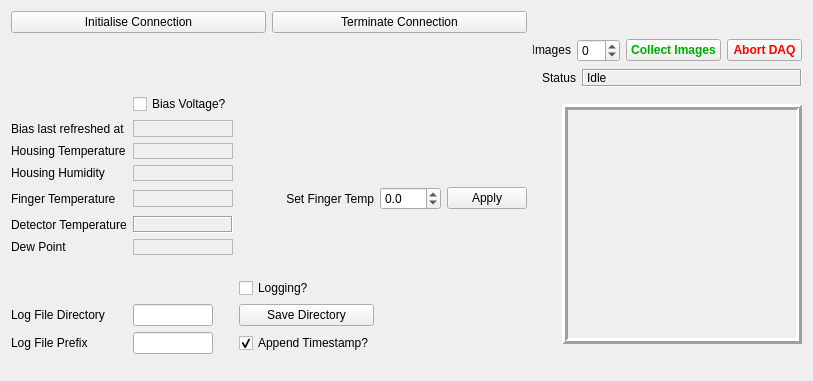
<?xml version="1.0" encoding="UTF-8"?>
<ui version="4.0">
 <class>DetectorControlForm</class>
 <widget class="QWidget" name="DetectorControlForm">
  <property name="geometry">
   <rect>
    <x>0</x>
    <y>0</y>
    <width>806</width>
    <height>381</height>
   </rect>
  </property>
  <property name="windowTitle">
   <string>Form</string>
  </property>
  <layout class="QGridLayout" name="gridLayout">
   <item row="4" column="3">
    <spacer name="horizontalSpacer">
     <property name="orientation">
      <enum>Qt::Horizontal</enum>
     </property>
     <property name="sizeHint" stdset="0">
      <size>
       <width>40</width>
       <height>20</height>
      </size>
     </property>
    </spacer>
   </item>
   <item row="3" column="12">
    <layout class="QHBoxLayout" name="horizontalLayout_5">
     <item>
      <widget class="QLabel" name="dewPointLabel_2">
       <property name="sizePolicy">
        <sizepolicy hsizetype="Minimum" vsizetype="Fixed">
         <horstretch>0</horstretch>
         <verstretch>0</verstretch>
        </sizepolicy>
       </property>
       <property name="minimumSize">
        <size>
         <width>25</width>
         <height>0</height>
        </size>
       </property>
       <property name="text">
        <string>Status</string>
       </property>
       <property name="alignment">
        <set>Qt::AlignRight|Qt::AlignTrailing|Qt::AlignVCenter</set>
       </property>
      </widget>
     </item>
     <item>
      <widget class="QLabel" name="state">
       <property name="sizePolicy">
        <sizepolicy hsizetype="Minimum" vsizetype="Fixed">
         <horstretch>0</horstretch>
         <verstretch>0</verstretch>
        </sizepolicy>
       </property>
       <property name="minimumSize">
        <size>
         <width>220</width>
         <height>18</height>
        </size>
       </property>
       <property name="frameShape">
        <enum>QFrame::Box</enum>
       </property>
       <property name="frameShadow">
        <enum>QFrame::Sunken</enum>
       </property>
       <property name="text">
        <string>Idle</string>
       </property>
      </widget>
     </item>
    </layout>
   </item>
   <item row="4" column="1" colspan="2">
    <layout class="QGridLayout" name="gridLayout_3">
     <item row="4" column="3">
      <widget class="QDoubleSpinBox" name="setFingerTemperature">
       <property name="focusPolicy">
        <enum>Qt::WheelFocus</enum>
       </property>
       <property name="decimals">
        <number>1</number>
       </property>
       <property name="minimum">
        <double>-273.100000000000023</double>
       </property>
       <property name="maximum">
        <double>30.000000000000000</double>
       </property>
      </widget>
     </item>
     <item row="4" column="4">
      <widget class="QPushButton" name="setFingerTemperatureButton">
       <property name="text">
        <string>Apply</string>
       </property>
      </widget>
     </item>
     <item row="8" column="0">
      <spacer name="verticalSpacer_2">
       <property name="orientation">
        <enum>Qt::Vertical</enum>
       </property>
       <property name="sizeHint" stdset="0">
        <size>
         <width>20</width>
         <height>40</height>
        </size>
       </property>
      </spacer>
     </item>
     <item row="4" column="2">
      <widget class="QLabel" name="setFingerTemperatureLabel">
       <property name="text">
        <string>Set Finger Temp</string>
       </property>
       <property name="alignment">
        <set>Qt::AlignRight|Qt::AlignTrailing|Qt::AlignVCenter</set>
       </property>
      </widget>
     </item>
     <item row="1" column="0">
      <widget class="QLabel" name="biasLastRefreshedLabel">
       <property name="minimumSize">
        <size>
         <width>106</width>
         <height>17</height>
        </size>
       </property>
       <property name="text">
        <string>Bias last refreshed at</string>
       </property>
      </widget>
     </item>
     <item row="5" column="1">
      <widget class="QLabel" name="detectorTemperature">
       <property name="minimumSize">
        <size>
         <width>0</width>
         <height>17</height>
        </size>
       </property>
       <property name="frameShape">
        <enum>QFrame::Box</enum>
       </property>
       <property name="frameShadow">
        <enum>QFrame::Sunken</enum>
       </property>
       <property name="text">
        <string/>
       </property>
      </widget>
     </item>
     <item row="4" column="0">
      <widget class="QLabel" name="fingerTemperatureLabel">
       <property name="text">
        <string>Finger Temperature</string>
       </property>
      </widget>
     </item>
     <item row="3" column="0">
      <widget class="QLabel" name="housingHumidityLabel">
       <property name="text">
        <string>Housing Humidity</string>
       </property>
      </widget>
     </item>
     <item row="5" column="0">
      <widget class="QLabel" name="fingerTemperatureLabel_2">
       <property name="text">
        <string>Detector Temperature</string>
       </property>
      </widget>
     </item>
     <item row="6" column="0">
      <widget class="QLabel" name="dewPointLabel">
       <property name="text">
        <string>Dew Point</string>
       </property>
      </widget>
     </item>
     <item row="6" column="1">
      <widget class="QLabel" name="dewPoint">
       <property name="frameShape">
        <enum>QFrame::StyledPanel</enum>
       </property>
       <property name="text">
        <string/>
       </property>
       <property name="margin">
        <number>1</number>
       </property>
      </widget>
     </item>
     <item row="1" column="1">
      <widget class="QLabel" name="biasLastRefreshed">
       <property name="minimumSize">
        <size>
         <width>100</width>
         <height>0</height>
        </size>
       </property>
       <property name="frameShape">
        <enum>QFrame::StyledPanel</enum>
       </property>
       <property name="text">
        <string/>
       </property>
       <property name="margin">
        <number>1</number>
       </property>
      </widget>
     </item>
     <item row="3" column="1">
      <widget class="QLabel" name="housingHumidity">
       <property name="frameShape">
        <enum>QFrame::StyledPanel</enum>
       </property>
       <property name="text">
        <string/>
       </property>
       <property name="margin">
        <number>1</number>
       </property>
      </widget>
     </item>
     <item row="2" column="0">
      <widget class="QLabel" name="housingTemperatureLabel">
       <property name="text">
        <string>Housing Temperature</string>
       </property>
      </widget>
     </item>
     <item row="2" column="1">
      <widget class="QLabel" name="housingTemperature">
       <property name="frameShape">
        <enum>QFrame::StyledPanel</enum>
       </property>
       <property name="text">
        <string/>
       </property>
       <property name="margin">
        <number>1</number>
       </property>
      </widget>
     </item>
     <item row="4" column="1">
      <widget class="QLabel" name="fingerTemperature">
       <property name="minimumSize">
        <size>
         <width>0</width>
         <height>17</height>
        </size>
       </property>
       <property name="maximumSize">
        <size>
         <width>16777215</width>
         <height>17</height>
        </size>
       </property>
       <property name="frameShape">
        <enum>QFrame::StyledPanel</enum>
       </property>
       <property name="text">
        <string/>
       </property>
       <property name="margin">
        <number>1</number>
       </property>
      </widget>
     </item>
     <item row="0" column="1">
      <widget class="QCheckBox" name="biasVoltageButton">
       <property name="text">
        <string>Bias Voltage?</string>
       </property>
       <property name="checked">
        <bool>false</bool>
       </property>
      </widget>
     </item>
     <item row="11" column="0">
      <widget class="QLabel" name="logFilePrefixLabel">
       <property name="layoutDirection">
        <enum>Qt::LeftToRight</enum>
       </property>
       <property name="text">
        <string>Log File Prefix</string>
       </property>
       <property name="alignment">
        <set>Qt::AlignLeading|Qt::AlignLeft|Qt::AlignVCenter</set>
       </property>
      </widget>
     </item>
     <item row="11" column="1">
      <widget class="QLineEdit" name="logFilePrefix">
       <property name="maximumSize">
        <size>
         <width>80</width>
         <height>16777215</height>
        </size>
       </property>
      </widget>
     </item>
     <item row="10" column="1">
      <widget class="QLineEdit" name="logFileDirectory">
       <property name="maximumSize">
        <size>
         <width>80</width>
         <height>16777215</height>
        </size>
       </property>
      </widget>
     </item>
     <item row="10" column="0">
      <widget class="QLabel" name="logFileDirectoryLabel">
       <property name="layoutDirection">
        <enum>Qt::LeftToRight</enum>
       </property>
       <property name="text">
        <string>Log File Directory</string>
       </property>
       <property name="alignment">
        <set>Qt::AlignLeading|Qt::AlignLeft|Qt::AlignVCenter</set>
       </property>
      </widget>
     </item>
     <item row="10" column="2">
      <widget class="QPushButton" name="logFileDirectoryButton">
       <property name="text">
        <string>Save Directory</string>
       </property>
      </widget>
     </item>
     <item row="11" column="2">
      <widget class="QCheckBox" name="logFileTimestamp">
       <property name="text">
        <string>Append Timestamp?</string>
       </property>
       <property name="checked">
        <bool>true</bool>
       </property>
      </widget>
     </item>
     <item row="9" column="2">
      <widget class="QCheckBox" name="loggingEnabled">
       <property name="text">
        <string>Logging?</string>
       </property>
       <property name="checked">
        <bool>false</bool>
       </property>
      </widget>
     </item>
    </layout>
   </item>
   <item row="1" column="12">
    <layout class="QHBoxLayout" name="horizontalLayout_3">
     <item>
      <widget class="QLabel" name="imageCountLabel">
       <property name="sizePolicy">
        <sizepolicy hsizetype="Minimum" vsizetype="Fixed">
         <horstretch>0</horstretch>
         <verstretch>0</verstretch>
        </sizepolicy>
       </property>
       <property name="minimumSize">
        <size>
         <width>38</width>
         <height>0</height>
        </size>
       </property>
       <property name="text">
        <string>Images</string>
       </property>
       <property name="alignment">
        <set>Qt::AlignRight|Qt::AlignTrailing|Qt::AlignVCenter</set>
       </property>
      </widget>
     </item>
     <item>
      <widget class="QSpinBox" name="imageCount">
       <property name="minimumSize">
        <size>
         <width>43</width>
         <height>0</height>
        </size>
       </property>
       <property name="minimum">
        <number>-1</number>
       </property>
       <property name="maximum">
        <number>999</number>
       </property>
      </widget>
     </item>
     <item>
      <widget class="QPushButton" name="collectImages">
       <property name="minimumSize">
        <size>
         <width>95</width>
         <height>0</height>
        </size>
       </property>
       <property name="palette">
        <palette>
         <active>
          <colorrole role="Text">
           <brush brushstyle="SolidPattern">
            <color alpha="255">
             <red>0</red>
             <green>170</green>
             <blue>0</blue>
            </color>
           </brush>
          </colorrole>
          <colorrole role="ButtonText">
           <brush brushstyle="SolidPattern">
            <color alpha="255">
             <red>0</red>
             <green>170</green>
             <blue>0</blue>
            </color>
           </brush>
          </colorrole>
         </active>
         <inactive>
          <colorrole role="Text">
           <brush brushstyle="SolidPattern">
            <color alpha="255">
             <red>0</red>
             <green>170</green>
             <blue>0</blue>
            </color>
           </brush>
          </colorrole>
          <colorrole role="ButtonText">
           <brush brushstyle="SolidPattern">
            <color alpha="255">
             <red>0</red>
             <green>170</green>
             <blue>0</blue>
            </color>
           </brush>
          </colorrole>
         </inactive>
         <disabled>
          <colorrole role="Text">
           <brush brushstyle="SolidPattern">
            <color alpha="255">
             <red>120</red>
             <green>120</green>
             <blue>120</blue>
            </color>
           </brush>
          </colorrole>
          <colorrole role="ButtonText">
           <brush brushstyle="SolidPattern">
            <color alpha="255">
             <red>120</red>
             <green>120</green>
             <blue>120</blue>
            </color>
           </brush>
          </colorrole>
         </disabled>
        </palette>
       </property>
       <property name="font">
        <font>
         <weight>75</weight>
         <bold>true</bold>
        </font>
       </property>
       <property name="text">
        <string>Collect Images</string>
       </property>
      </widget>
     </item>
     <item>
      <widget class="QPushButton" name="abortDAQ">
       <property name="minimumSize">
        <size>
         <width>75</width>
         <height>0</height>
        </size>
       </property>
       <property name="palette">
        <palette>
         <active>
          <colorrole role="Text">
           <brush brushstyle="SolidPattern">
            <color alpha="255">
             <red>255</red>
             <green>0</green>
             <blue>0</blue>
            </color>
           </brush>
          </colorrole>
          <colorrole role="ButtonText">
           <brush brushstyle="SolidPattern">
            <color alpha="255">
             <red>255</red>
             <green>0</green>
             <blue>0</blue>
            </color>
           </brush>
          </colorrole>
         </active>
         <inactive>
          <colorrole role="Text">
           <brush brushstyle="SolidPattern">
            <color alpha="255">
             <red>255</red>
             <green>0</green>
             <blue>0</blue>
            </color>
           </brush>
          </colorrole>
          <colorrole role="ButtonText">
           <brush brushstyle="SolidPattern">
            <color alpha="255">
             <red>255</red>
             <green>0</green>
             <blue>0</blue>
            </color>
           </brush>
          </colorrole>
         </inactive>
         <disabled>
          <colorrole role="Text">
           <brush brushstyle="SolidPattern">
            <color alpha="255">
             <red>120</red>
             <green>120</green>
             <blue>120</blue>
            </color>
           </brush>
          </colorrole>
          <colorrole role="ButtonText">
           <brush brushstyle="SolidPattern">
            <color alpha="255">
             <red>120</red>
             <green>120</green>
             <blue>120</blue>
            </color>
           </brush>
          </colorrole>
         </disabled>
        </palette>
       </property>
       <property name="font">
        <font>
         <weight>75</weight>
         <bold>true</bold>
        </font>
       </property>
       <property name="autoFillBackground">
        <bool>false</bool>
       </property>
       <property name="text">
        <string>Abort DAQ</string>
       </property>
      </widget>
     </item>
    </layout>
   </item>
   <item row="4" column="12">
    <widget class="QLabel" name="imageLabel">
     <property name="sizePolicy">
      <sizepolicy hsizetype="Fixed" vsizetype="Fixed">
       <horstretch>0</horstretch>
       <verstretch>0</verstretch>
      </sizepolicy>
     </property>
     <property name="minimumSize">
      <size>
       <width>240</width>
       <height>240</height>
      </size>
     </property>
     <property name="maximumSize">
      <size>
       <width>240</width>
       <height>240</height>
      </size>
     </property>
     <property name="layoutDirection">
      <enum>Qt::RightToLeft</enum>
     </property>
     <property name="frameShape">
      <enum>QFrame::Box</enum>
     </property>
     <property name="frameShadow">
      <enum>QFrame::Raised</enum>
     </property>
     <property name="lineWidth">
      <number>3</number>
     </property>
     <property name="text">
      <string/>
     </property>
     <property name="alignment">
      <set>Qt::AlignRight|Qt::AlignTrailing|Qt::AlignVCenter</set>
     </property>
    </widget>
   </item>
   <item row="15" column="12">
    <spacer name="verticalSpacer">
     <property name="orientation">
      <enum>Qt::Vertical</enum>
     </property>
     <property name="sizeHint" stdset="0">
      <size>
       <width>20</width>
       <height>40</height>
      </size>
     </property>
    </spacer>
   </item>
   <item row="0" column="1" colspan="2">
    <layout class="QHBoxLayout" name="horizontalLayout_4">
     <item>
      <widget class="QPushButton" name="initialiseConnection">
       <property name="text">
        <string>Initialise Connection</string>
       </property>
      </widget>
     </item>
     <item>
      <widget class="QPushButton" name="terminateConnection">
       <property name="text">
        <string>Terminate Connection</string>
       </property>
      </widget>
     </item>
    </layout>
   </item>
   <item row="4" column="13">
    <spacer name="horizontalSpacer_2">
     <property name="orientation">
      <enum>Qt::Horizontal</enum>
     </property>
     <property name="sizeHint" stdset="0">
      <size>
       <width>40</width>
       <height>20</height>
      </size>
     </property>
    </spacer>
   </item>
   <item row="3" column="13">
    <spacer name="horizontalSpacer_3">
     <property name="orientation">
      <enum>Qt::Horizontal</enum>
     </property>
     <property name="sizeHint" stdset="0">
      <size>
       <width>40</width>
       <height>20</height>
      </size>
     </property>
    </spacer>
   </item>
   <item row="3" column="3">
    <spacer name="horizontalSpacer_4">
     <property name="orientation">
      <enum>Qt::Horizontal</enum>
     </property>
     <property name="sizeHint" stdset="0">
      <size>
       <width>40</width>
       <height>20</height>
      </size>
     </property>
    </spacer>
   </item>
  </layout>
 </widget>
 <resources/>
 <connections/>
</ui>
